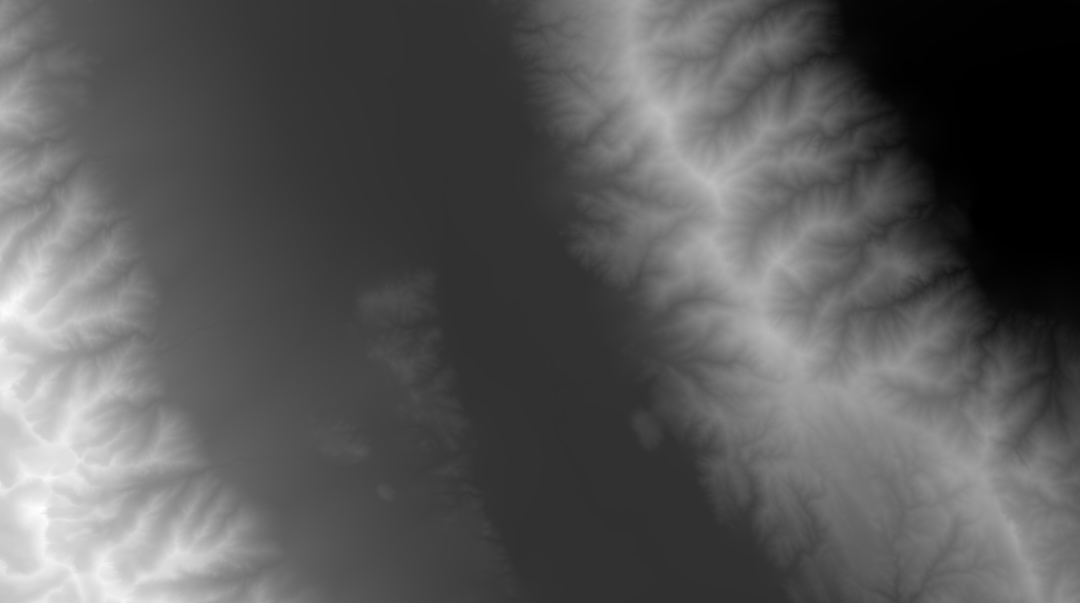
#> input picture heightmapper-1649890206078.png, 3240 x 1808 px (shown at 1/3 size)
$ python plotting.py
#> lines starting #> are read from the running program, lines starting #| are printed output that depends on the picture
import numpy as np
import matplotlib.pyplot as plt
from PIL import Image

#input data
img = Image.open("heightmapper-1649890206078.png")
#> img is the input picture: PIL image 3240x1808 RGBA; mean R, G, B, A 88.5, 88.5, 88.5, 255
z_x_multiplier = 0.0710547
z_max = 4408 #meters
z_min = 317 #meters

#plotting
grayscale_img = img.convert("L")
Z = np.asarray(grayscale_img)
Z = Z*((z_max - z_min)/255) + z_min*np.ones(np.shape(Z))
dim_y, dim_x = np.shape(Z)
#> dim_y = 1808; dim_x = 3240
width = z_max/z_x_multiplier
length = width*dim_y/dim_x
#> length = 34618
plt.imshow(Z,extent=[0,width,0,length])
cbar = plt.colorbar()
cbar.set_label('Altitude (meters) \n ',labelpad = 20, rotation=270)
x = np.linspace(0,dim_x-1,dim_x)*(width/dim_x)
#> x = 3240 values from 0 to 62017.6
y = np.linspace(0,dim_y-1,dim_y)*(length/dim_y)
#> y = 1808 values from 0 to 34598.9
y = np.flip(y)
X, Y = np.meshgrid(x,y)
num_cont = 25
cont = plt.contour(X,Y,Z,num_cont)
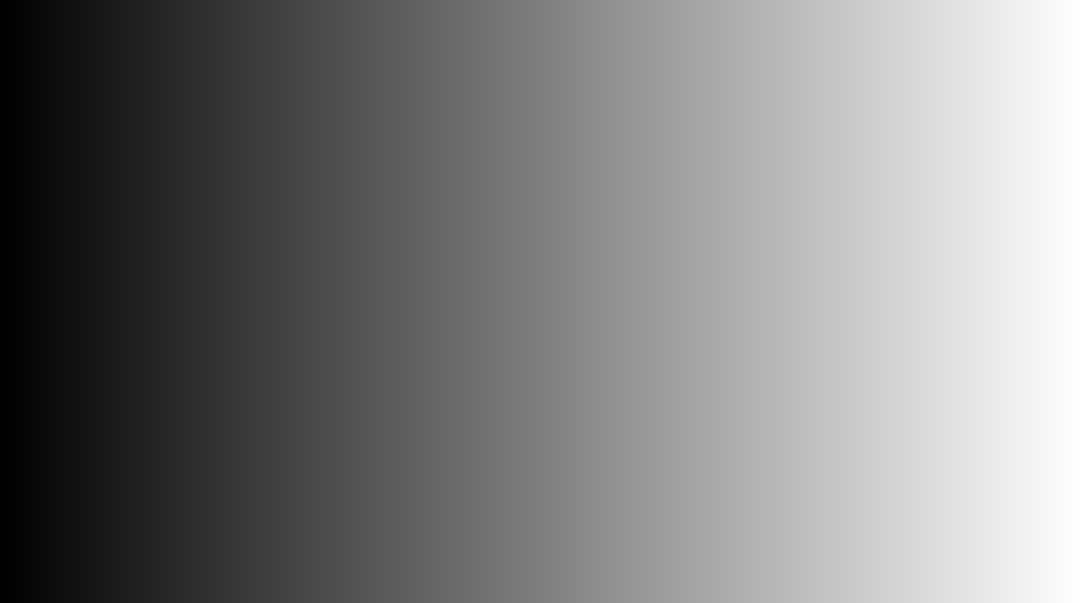
#> X: shape (1808, 3240) float64 (shown at 1/3 size); min 0, max 62017.6, mean 31008.8; drawn with min black and max white
ax = plt.gca()
ax.clabel(cont, inline=True, fontsize=10)
plt.xlabel("X (meters)")
plt.ylabel("Y (meters)")
plt.title("Mount Whitney and Death Valley")
plt.show()
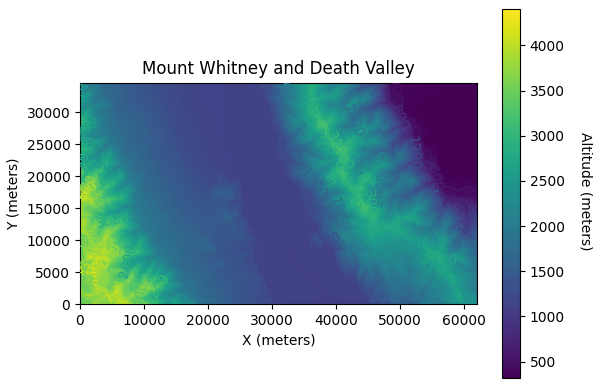
#> figure drawn by matplotlib, 2 panels
#plt.savefig('figure1.png',dpi = 300)

$ run again, with heightmapper-1651194184194.png copied over heightmapper-1649890206078.png
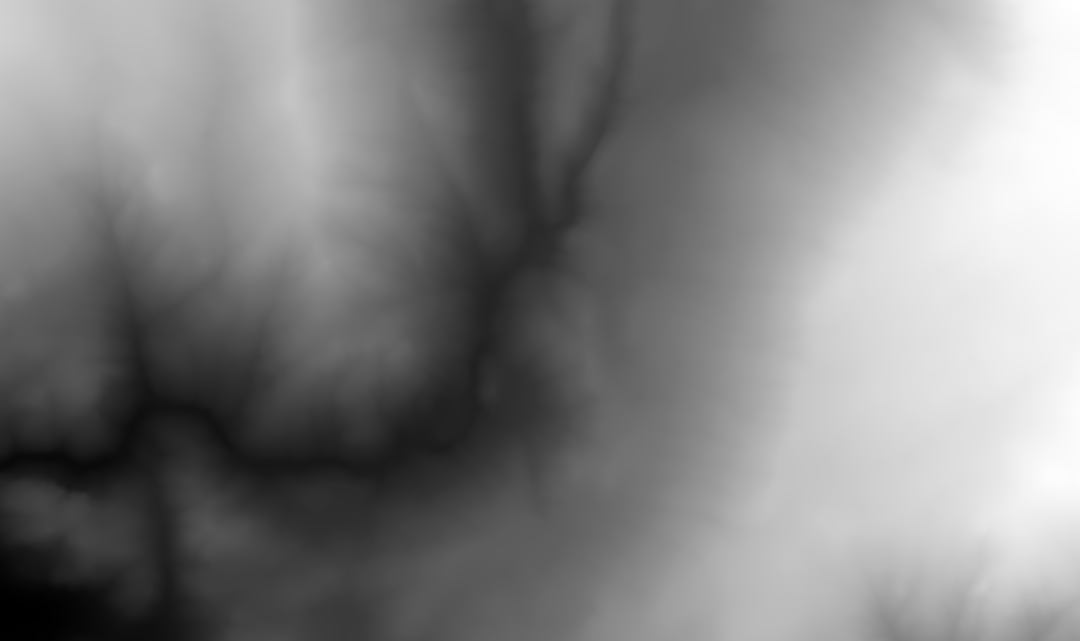
#> input picture heightmapper-1651194184194.png, 3240 x 1922 px (shown at 1/3 size)
#> img is the input picture: PIL image 3240x1922 RGBA; mean R, G, B, A 130, 130, 130, 255
#> `plt.show()`:
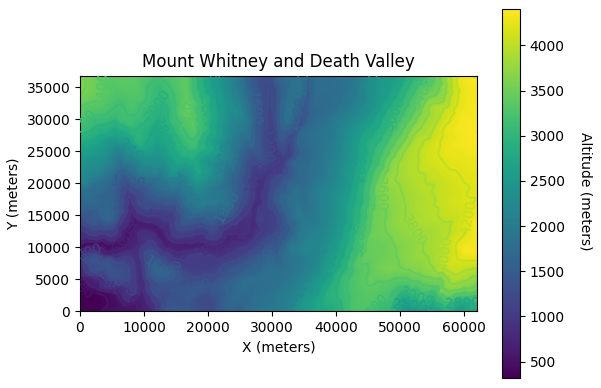
#> figure drawn by matplotlib, 2 panels
